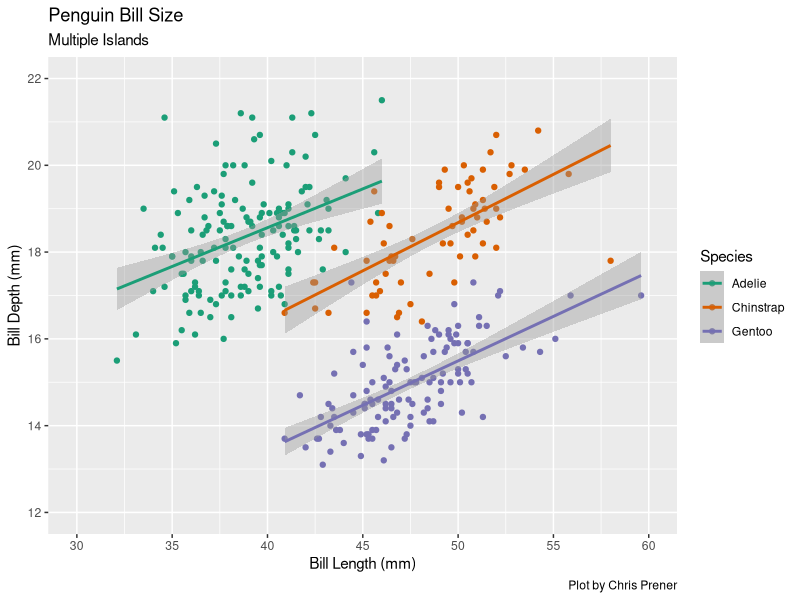
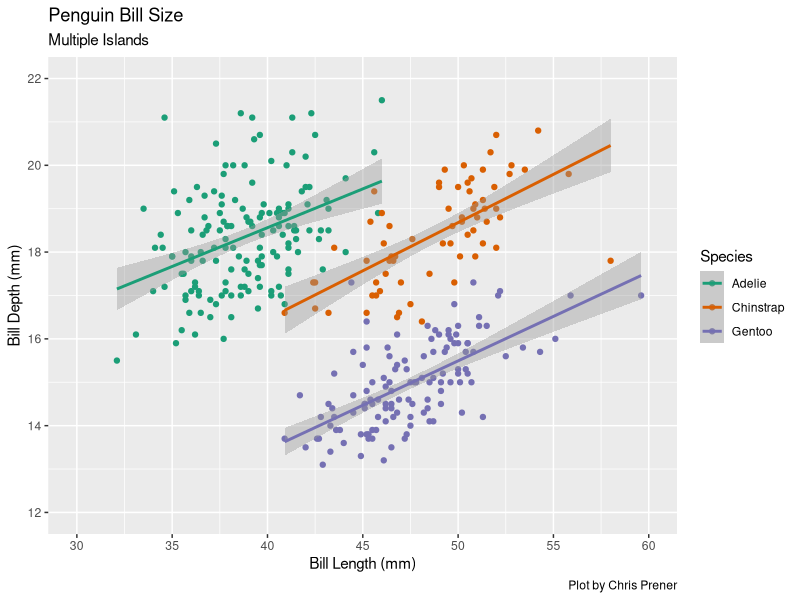
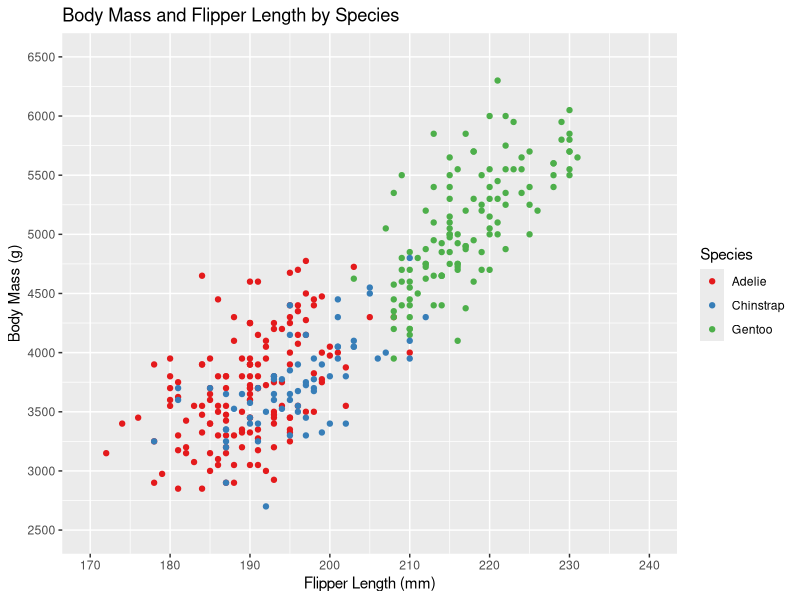
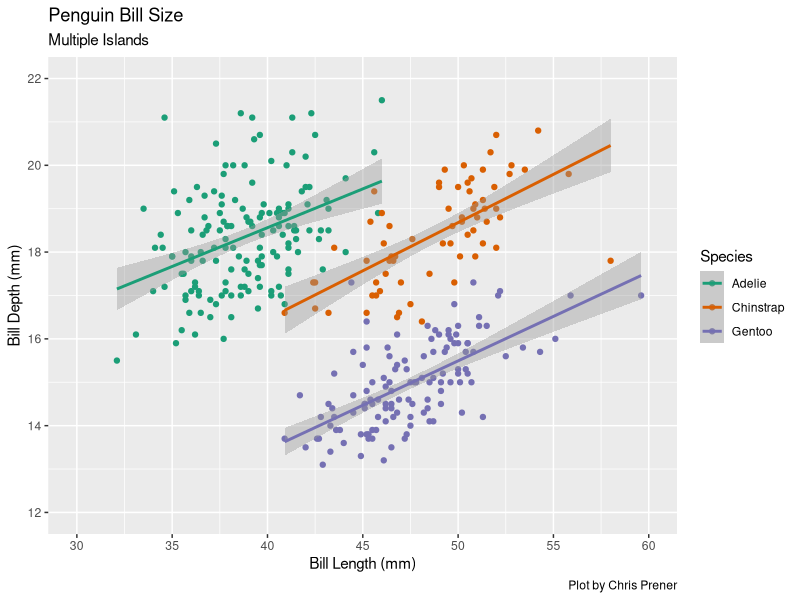
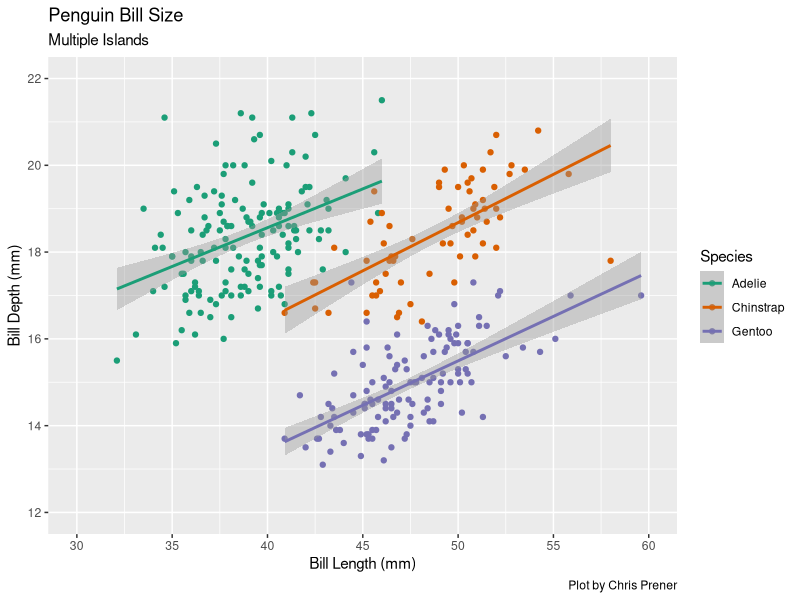
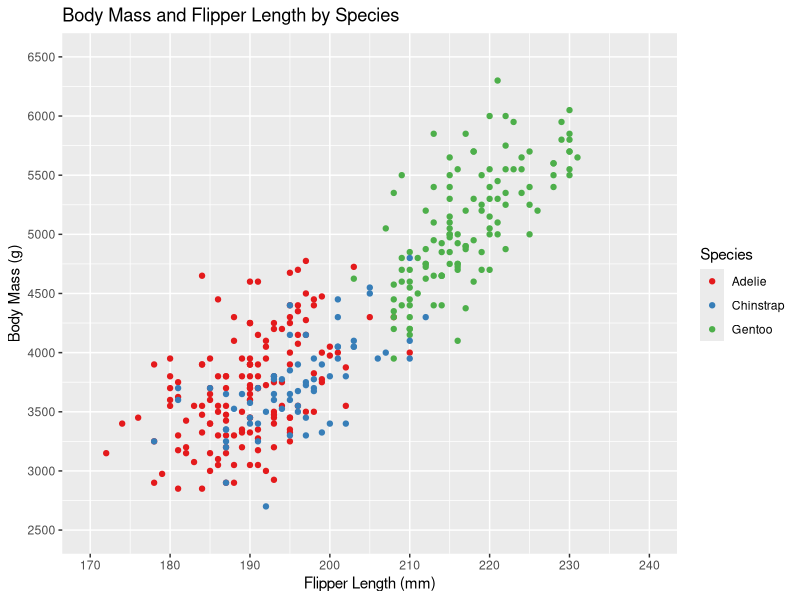

Recreate these plots in R, in order.
## ---- chunk 1
# tidyverse packages
library(dplyr)     # data wrangling
library(ggplot2)   # read and write csv files
library(ggthemes)  # additional ggplot2 themes

# manage file paths
library(here)      # manage file paths
## ---- chunk 2
penguins <- palmerpenguins::penguins
## ---- chunk 3
p <- ggplot(data = penguins, mapping = aes(x = bill_length_mm, y = bill_depth_mm,
                                      color = species)) +
  geom_point() +
  geom_smooth(method = "lm", formula = y ~ x) +
  scale_x_continuous(limits = c(30, 60), breaks = seq(30, 60, by = 5)) +
  scale_y_continuous(limits = c(12, 22), breaks = seq(12, 22, by = 2)) + 
  scale_color_brewer(palette = "Dark2", name = "Species") +
  labs(
    title = "Penguin Bill Size",
    subtitle = "Multiple Islands",
    x = "Bill Length (mm)",
    y = "Bill Depth (mm)",
    caption = "Plot by Chris Prener"
  )

p
## ---- chunk 4
ggsave(filename = here("results", "bill_length_depth.png"), plot = p)
## ---- chunk 5
p <- ggplot(data = penguins, mapping = aes(x = bill_length_mm, y = bill_depth_mm,
                                      color = species)) +
  geom_point() +
  geom_smooth(method = "lm", formula = y ~ x) +
  scale_x_continuous(limits = c(30, 60), breaks = seq(30, 60, by = 5)) +
  scale_y_continuous(limits = c(12, 22), breaks = seq(12, 22, by = 2)) + 
  scale_color_brewer(palette = "Dark2", name = "Species") +
  labs(
    title = "Penguin Bill Size",
    subtitle = "Multiple Islands",
    x = "Bill Length (mm)",
    y = "Bill Depth (mm)",
    caption = "Plot by Chris Prener"
  )

p
## ---- chunk 6
ggsave(filename = here("results", "bill_length_depth_new.png"), plot = p)
## ---- chunk 7
p <- ggplot(data = penguins, mapping = aes(x = flipper_length_mm, y = body_mass_g,
                                      color = species)) +
  geom_point() +
  scale_color_brewer(palette = "Set1", name = "Species") +
  scale_x_continuous(
    limits = c(170, 240), 
    breaks = seq(170, 240, by = 10)
  ) +
  scale_y_continuous(
    limits = c(2500, 6500), 
    breaks = seq(2500, 6500, by = 500)
  ) +
  labs(
    title = "Body Mass and Flipper Length by Species",
    x = "Flipper Length (mm)",
    y = "Body Mass (g)"
  )

p
## ---- chunk 8
ggsave(filename = here("results", "flipper_mass.png"), plot = p)
